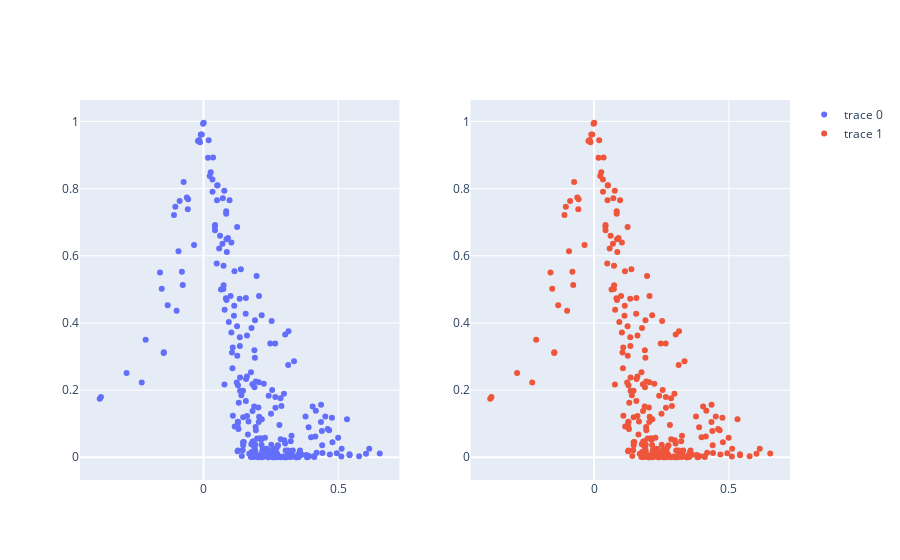

The cell this chart's notebook holds for it:
### Code cell
from plotly.subplots import make_subplots
import plotly.graph_objects as go

new=[]
data_list_s = []
data_list_t = []
exception_list =[]
for champion in topstats['champion'].unique():
    sd = topstats[topstats['champion']==champion]
    rows = sd[sd.columns[0]].count()
    #print("rows",rows )
    if rows > 2:
        champ = sd['champion']
        given = sd['damageshare']
        taken = sd['damagetaken']
        games = sd.shape[0]
        try:
            pearson_s = stats.pearsonr(given, champ)
            pearson_t = stats.pearsonr(taken, champ)
            new_s = [champion, pearson_s[0], pearson_s[1], games] 
            new_t = [champion, pearson_t[0], pearson_t[1], games]
            data_list_s.append(new_s)
            data_list_t.append(new_t)
        except Exception as e:
            exception_list.append(champion)
            pass
print(exception_list)
df_s = pd.DataFrame(data_list_s,columns=['champion','correlation', 'p-value', 'games'])
df_t = pd.DataFrame(data_list_s,columns=['champion','correlation', 'p-value', 'games'])
df_s = df[df['games'] >= 10]
df_t = df[df['games'] >= 10]

fig = make_subplots(rows=1, cols=2)



#fig1 = go.scatter(x="correlation", y='p-value', hover_data=['champion', 'games'],data_frame=df_s )
#fig2 = go.scatter(x="correlation", y='p-value', hover_data=['champion', 'games'],data_frame=df_t )

fig.append_trace(go.Scatter(x=df_s['correlation'], y=df_s['p-value'], hovertext=df_s['games'], mode="markers"), row=1, col=1)
fig.append_trace(go.Scatter(x=df_t["correlation"], y=df_t['p-value'], hovertext=df_t['games'], mode="markers" ), row=1, col=2)

fig.show()

### Figure 1 — Plotly figure (JSON) as saved in the notebook; plotly's stock layout.template omitted (floating-point values rounded to 4 significant figures; data arrays with more than 128 entries replaced by an {"elided": "..."} marker saying what was removed)
{"data": [{"hovertext": {"elided": "286 int values"}, "mode": "markers", "type": "scatter", "x": {"elided": "286 float values"}, "xaxis": "x", "y": {"elided": "286 float values"}, "yaxis": "y"}, {"hovertext": {"elided": "286 int values"}, "mode": "markers", "type": "scatter", "x": {"elided": "286 float values"}, "xaxis": "x2", "y": {"elided": "286 float values"}, "yaxis": "y2"}], "layout": {"xaxis": {"anchor": "y", "domain": [0, 0.45]}, "xaxis2": {"anchor": "y2", "domain": [0.55, 1]}, "yaxis": {"anchor": "x", "domain": [0, 1]}, "yaxis2": {"anchor": "x2", "domain": [0, 1]}}}
